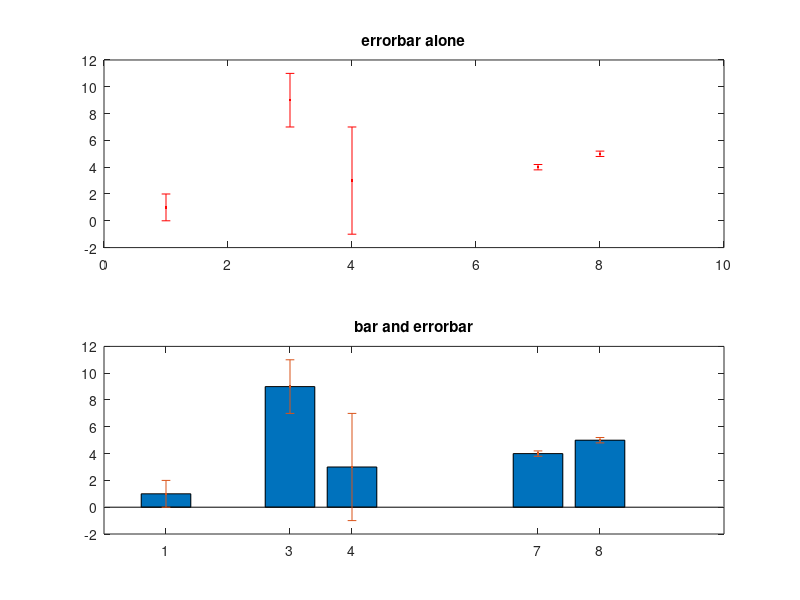

MATLAB code to generate this figure:
%%
%   COURSE: MATLAB onramp: coding, concepts, confidence, style										
% 
%  SECTION: Data visualizations
%    VIDEO: Making bar plots with error bars
% 
%  TEACHER: Mike X Cohen, sincxpress.com
%


%% basic barplots

figure(3), clf

% basic bar
bar(1:4,[1 -2 5 4])

% specify x and y values separately
bar([1 2 5 6],9:-2:3)

% matrix input can be powerful but confusion
mat = [1 2 3; 2 3 4];
bar(mat') % what happens when you transpose mat?

%% barplots with errorbars

% specify x-values
x = [1 3 4 7 8];
y = [1 9 3 4 5];
e = [1 2 4 .2 .2];

% simple errorbar function
subplot(211)
errorbar(x,y,e,'r.')
title('errorbar alone')


% often looks nicer like this:
subplot(212)
bar(x,y)
hold on
errorbar(x,y,e,'.')
title('bar and errorbar')


%% done.
